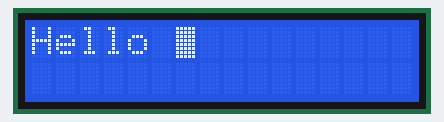
This program was run on a simulated Raspberry Pi Pico running MicroPython. Shown: 16×2 character LCD.

Above: at 0.1 s.
At 1.1 s:
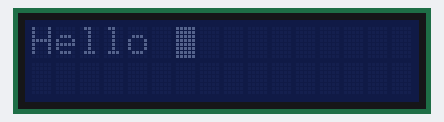
At 2.1 s:
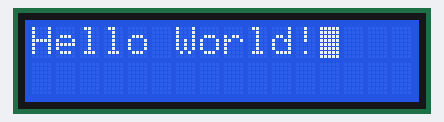

The program:

main.py
```python
from machine import Pin, I2C
from utime import sleep_ms

sdaPin = Pin(0)
sclPin = Pin(1)

#commands definition
LCD_FUNCTION_RESET  = 0x30
FUNCTION_SET        = 0x20
DISPLAY_ON          = 0x0F
ENTRY_MODE          = 0x06

#Pin definitions
RS_PIN              = 0x01 #Connected to P0 of i2c module
RW_PIN              = 0x02 #Connected to P1 of i2c module
ENABLE_PIN          = 0x04 #Connected to P2 of i2c module
BACKLIGHT           = 0x08 #Connected to P3 of i2c module

SHIFT_DATA          = 4

# backlight = 0x01

#Get address of lcd on 12c bus, by default it's 0x27
# lcd = i_2_c.scan()
# if len(lcd) == 0:
#  print("No lcd device !")
# else:
#   print(lcd[0])

lcd_memory = 8
lcd_address = 0x27

i_2_c = machine.I2C(0,sda=sdaPin, scl=sclPin, freq=400000)


def write_command(cmd):
  """
  This function is used in writing commands to the lcd such as clear, CGRAM Address. The RS pin
  is held low and the enable pin of the lcd transitions from a high to a low.
  """
  byte = (BACKLIGHT |
          (((cmd >> 4) & 0x0f) << SHIFT_DATA))
  i_2_c.writeto(lcd_address, bytes([byte | ENABLE_PIN]))
  i_2_c.writeto(lcd_address, bytes([byte]))
  byte = (BACKLIGHT |
          ((cmd & 0x0f) << SHIFT_DATA))
  i_2_c.writeto(lcd_address, bytes([byte | ENABLE_PIN]))
  i_2_c.writeto(lcd_address, bytes([byte]))

def write_data(data):
  """
  This function is used in writing data to the lcd, this occurs when the RS Pin is low, and the
  Enable pin transitions from high to low.
  """
  byte = (RS_PIN |
          BACKLIGHT |
          (((data >> 4) & 0x0f) << SHIFT_DATA))
  i_2_c.writeto(lcd_address, bytes([byte | ENABLE_PIN]))
  i_2_c.writeto(lcd_address, bytes([byte]))
  byte = (RS_PIN |
          BACKLIGHT |
          ((data & 0x0f) << SHIFT_DATA))
  i_2_c.writeto(lcd_address, bytes([byte | ENABLE_PIN]))
  i_2_c.writeto(lcd_address, bytes([byte]))

def write_message(message):
  """
  Displays a message to the lcd module
  """
  for letter in message:
    write_data(ord(letter))

def backlight_on():
  """
  Turns on the backlight
  """
  i_2_c.writeto(lcd_address, bytes([BACKLIGHT]))

def backlight_off():
  """
  Turns off the backlight
  """
  i_2_c.writeto(lcd_address, bytes([0]))


def init_commands(command):
  """
  This function is used in initial setup of the lcd. It is used in ressetting and setting
  mode of the lcd. The enable pin is transitioned from high to low
  """
  byte = ((command >> SHIFT_DATA) & 0x0f) << SHIFT_DATA
  i_2_c.writeto(lcd_address, bytes([byte | ENABLE_PIN]))
  i_2_c.writeto(lcd_address, bytes([byte]))

def setup_lcd():
  """
  This function resets the lcd display, sets its to 4-bit mode.
  """
  init_commands(LCD_FUNCTION_RESET)
  sleep_ms(5)
  init_commands(LCD_FUNCTION_RESET)
  sleep_ms(5)
  init_commands(FUNCTION_SET)
  sleep_ms(5)
  write_command(DISPLAY_ON)
  sleep_ms(5)
  write_command(ENTRY_MODE)

setup_lcd()
write_message("Hello ")
sleep_ms(1000)
backlight_off()
sleep_ms(1000)

write_message("World!")
sleep_ms(1000)
backlight_on()
while True:
  pass
```

Measured:
- what the display in image 0 shows lasts 1.0 s, from 0.0 s to 1.0 s
